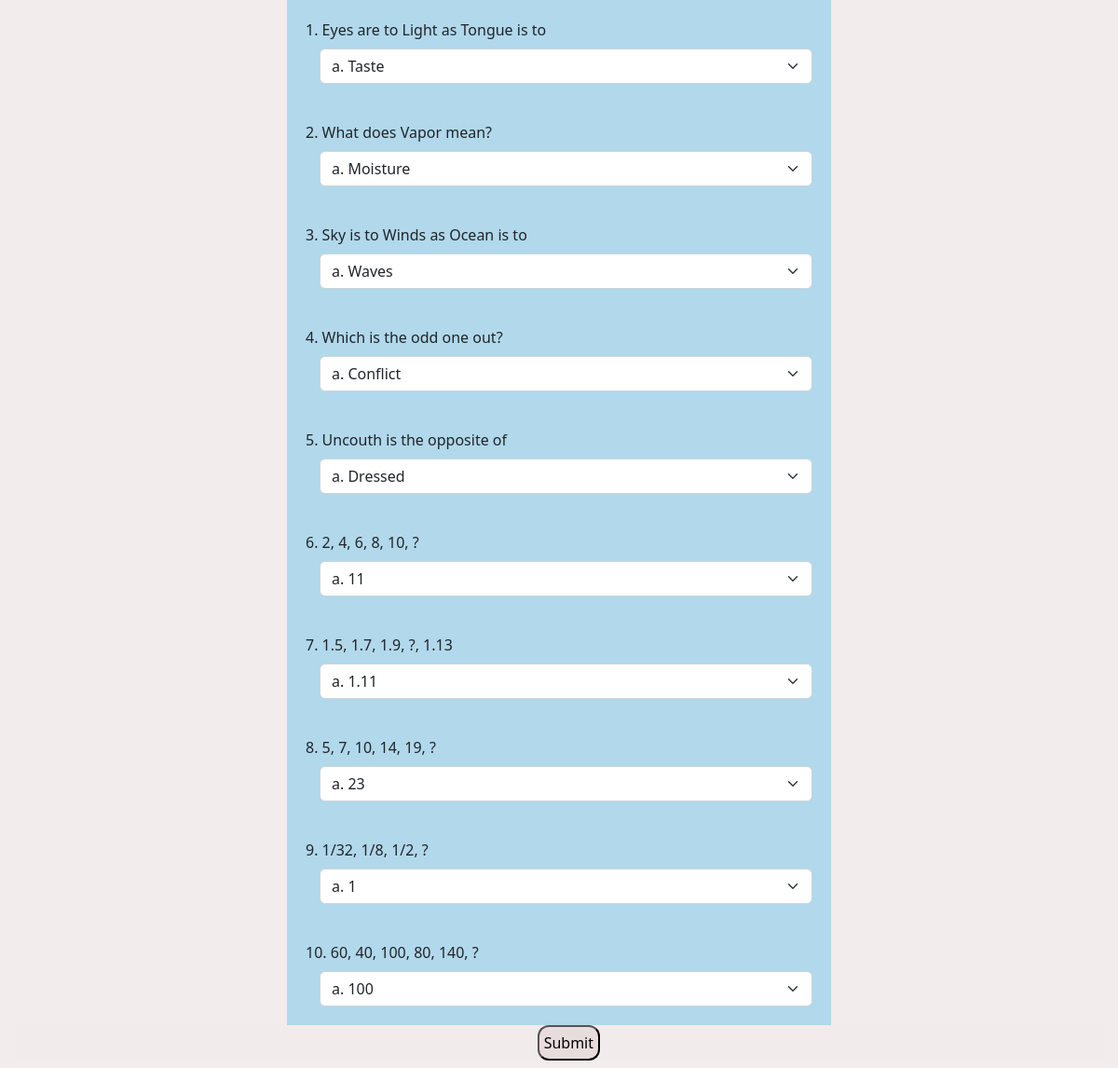
Screenshot of /10th with the database file from the repository.
### Cg/models.py (models this page shows, shortened)
class QuestionsFor10th(models.Model):
    Q_name = models.CharField(max_length=3,default="q00")
    Question = models.CharField(max_length=300)
    op_1 = models.CharField(max_length=50)
    op_2 = models.CharField(max_length=50)
    op_3 = models.CharField(max_length=50)
    op_4 = models.CharField(max_length=50)
    correct_ans = models.CharField(max_length=1)

### Cg/views.py (the view, shortened to what this page needs)
# urls.py: path('10th',views.tenth,name='10th'),
def tenth(request):
    q_list = QuestionsFor10th.objects.all()
    length = len(q_list)
    ans_count = 0
    user_ans = []
    return render(request,'10th.html',
    {'question_list':q_list,'length':length})

### templates/10th.html (shortened to what this page needs)
<!doctype html>
<html lang="en">
  <head>
    <link href="https://cdn.jsdelivr.net/npm/bootstrap@5.2.2/dist/css/bootstrap.min.css" rel="stylesheet">
    {% load static %}
    <link rel="stylesheet" href="{% static 'questionTest.css' %}">
  </head>
  <body>
    <form action="/10th" method="post" class="px-3  mb-2">
        {% for qst in question_list %}
        <div class="Myform" id="content">
            <div class="question qna" class="form-label">
                <label for="question" class="form-label qna">{{qst.Question}}</label><br>
            </div>
            <div class="options qna">
                <select class="form-select" aria-label="Default select example" name="{{qst.Q_name}}">
                    <option value="a">{{qst.op_1}}</option>
                </select>
            </div>
        </div>
        {% endfor %}
        <div class="button">
        <input type="submit" id="s-btn" value="Submit" style="cursor: pointer;">
    </div>
      </form>
  </body>
</html>

### static/questionTest.css (style rules this page uses)
* { margin:0px; padding: 0px; margin-top: 0px; background-color: #ceb6b642; }
.options { padding: 0 0 0 15px; }
.Myform { padding: 20px; width: 50%; margin: auto; background-color: #b1d8eb; }
.qna { background-color: #b1d8eb; }
.button { padding-left: 48%; background-color: #ece9e942; }
.button input { border-radius: 12px; padding: 5px; }

### rows the page displays
QuestionsFor10th: Question "1. Eyes are to Light as Tongue is to", op_1+Q_name "a. Taste"
QuestionsFor10th: Question "2. What does Vapor mean?", op_1+Q_name "a. Moisture"
QuestionsFor10th: Question "3. Sky is to Winds as Ocean is to", op_1+Q_name "a. Waves"
QuestionsFor10th: Question "4. Which is the odd one out?", op_1+Q_name "a. Conflict"
QuestionsFor10th: Question "5. Uncouth is the opposite of", op_1+Q_name "a. Dressed"
QuestionsFor10th: Question "6. 2, 4, 6, 8, 10, ?", op_1+Q_name "a. 11"
QuestionsFor10th: Question "7. 1.5, 1.7, 1.9, ?, 1.13", op_1+Q_name "a. 1.11"
QuestionsFor10th: Question "8. 5, 7, 10, 14, 19, ?", op_1+Q_name "a. 23"
QuestionsFor10th: Question "9. 1/32, 1/8, 1/2, ?", op_1+Q_name "a. 1"
QuestionsFor10th: Question "10. 60, 40, 100, 80, 140, ?", op_1+Q_name "a. 100"
